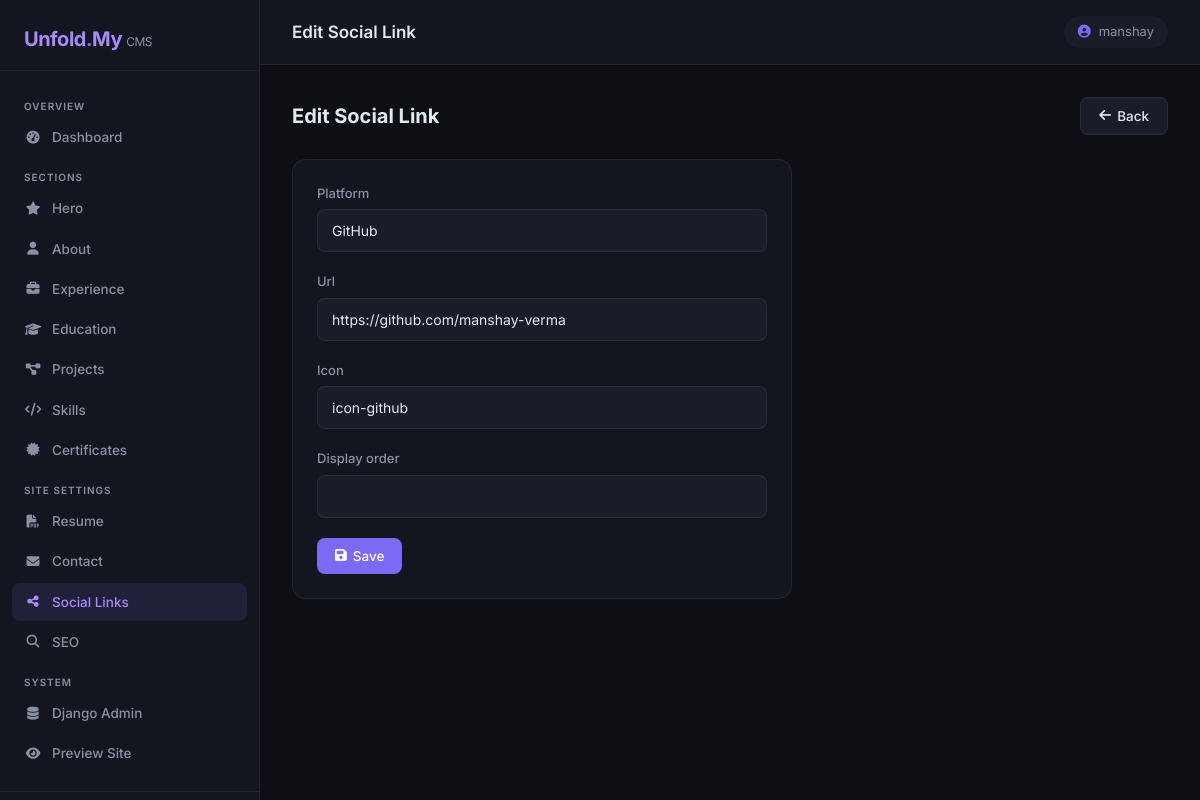
Page /admin-panel/social/1/edit/ (signed in) on the committed database.
### profile_1/models.py (models this page shows, shortened)
class SocialLink(models.Model):
    platform = models.CharField(max_length=100)
    url = models.URLField()
    icon = models.CharField(max_length=100, blank=True, help_text="Icon class name, e.g. icon-twitter")
    display_order = models.PositiveIntegerField(default=0)
    class Meta:
        ordering = ["display_order", "platform"]

### profile_1/admin_panel/views.py (the view)
# urls.py: path("social/<int:pk>/edit/",   views.social_edit,   name="social-edit"),
@staff_required
def social_edit(request, pk):
    obj = get_object_or_404(SocialLink, pk=pk)
    if request.method == "POST":
        form = SocialLinkForm(request.POST, request.FILES, instance=obj)
        if form.is_valid():
            form.save()
            messages.success(request, "Social link updated.")
            return redirect("admin_panel:social")
    else:
        form = SocialLinkForm(instance=obj)
    return render(request, "admin-panel/social_form.html", {"form": form, "action": "Edit"})

### profile_1/admin_panel/forms.py
class SocialLinkForm(forms.ModelForm):
    class Meta:
        model = SocialLink
        fields = ["platform", "url", "icon", "display_order"]

### profile_1/admin_panel/views.py (called while the page is built)
def staff_required(view_func):
    @wraps(view_func)
    def wrapper(request, *args, **kwargs):
        if not (request.user.is_authenticated and request.user.is_staff):
            return redirect("admin_panel:login")
        return view_func(request, *args, **kwargs)
    return wrapper

### profile_1/templates/admin-panel/social_form.html (shortened to what this page needs)
{% extends "admin-panel/base.html" %}
{% block page_title_header %}{{ action }} Social Link{% endblock %}
{% block nav_social %}active{% endblock %}
{% block content %}
<div class="page-header">
  <h2>{{ action }} Social Link</h2>
  <a href="{% url 'admin_panel:social' %}" class="btn-panel btn-secondary-panel"><i class="fa-solid fa-arrow-left"></i> Back</a>
</div>
<div class="panel-card" style="max-width:500px;">
  <form method="post" enctype="multipart/form-data">
    {% include "admin-panel/includes/form_fields.html" with form=form %}
    <button type="submit" class="btn-panel btn-primary-panel"><i class="fa-solid fa-floppy-disk"></i> Save</button>
  </form>
</div>
{% endblock %}

### profile_1/templates/admin-panel/base.html (shortened to what this page needs)
{% load static %}
<!DOCTYPE html>
<html lang="en">
<head>
  <link rel="stylesheet" href="https://cdn.jsdelivr.net/npm/bootstrap@5.3.2/dist/css/bootstrap.min.css">
  <link rel="stylesheet" href="https://cdnjs.cloudflare.com/ajax/libs/font-awesome/6.5.1/css/all.min.css">
</head>
<body>
  <aside class="sidebar">
    <div class="sidebar-brand">Unfold<span>.</span>My <span style="font-size:12px;font-weight:400;color:var(--muted)">CMS</span></div>
    <nav class="sidebar-nav">
      <div class="nav-section-label">Overview</div>
      <a href="{% url 'admin_panel:dashboard' %}" class="sidebar-link {% block nav_dashboard %}{% endblock %}">
        <i class="fa-solid fa-gauge-high"></i> Dashboard
      </a>
      <div class="nav-section-label">Sections</div>
      <a href="{% url 'admin_panel:hero' %}" class="sidebar-link {% block nav_hero %}{% endblock %}">
        <i class="fa-solid fa-star"></i> Hero
      </a>
      <a href="{% url 'admin_panel:about' %}" class="sidebar-link {% block nav_about %}{% endblock %}">
        <i class="fa-solid fa-user"></i> About
      </a>
      <a href="{% url 'admin_panel:experience' %}" class="sidebar-link {% block nav_experience %}{% endblock %}">
        <i class="fa-solid fa-briefcase"></i> Experience
      </a>
      <a href="{% url 'admin_panel:education' %}" class="sidebar-link {% block nav_education %}{% endblock %}">
        <i class="fa-solid fa-graduation-cap"></i> Education
      </a>
      <a href="{% url 'admin_panel:projects' %}" class="sidebar-link {% block nav_projects %}{% endblock %}">
        <i class="fa-solid fa-diagram-project"></i> Projects
      </a>
      <a href="{% url 'admin_panel:skills' %}" class="sidebar-link {% block nav_skills %}{% endblock %}">
        <i class="fa-solid fa-code"></i> Skills
      </a>
      <a href="{% url 'admin_panel:certifications' %}" class="sidebar-link {% block nav_certifications %}{% endblock %}">
        <i class="fa-solid fa-certificate"></i> Certificates
      </a>
      <div class="nav-section-label">Site Settings</div>
      <a href="{% url 'admin_panel:resume' %}" class="sidebar-link {% block nav_resume %}{% endblock %}">
        <i class="fa-solid fa-file-pdf"></i> Resume
      </a>
      <a href="{% url 'admin_panel:contact' %}" class="sidebar-link {% block nav_contact %}{% endblock %}">
        <i class="fa-solid fa-envelope"></i> Contact
      </a>
      <a href="{% url 'admin_panel:social' %}" class="sidebar-link {% block nav_social %}{% endblock %}">
        <i class="fa-solid fa-share-nodes"></i> Social Links
      </a>
      <a href="{% url 'admin_panel:seo' %}" class="sidebar-link {% block nav_seo %}{% endblock %}">
        <i class="fa-solid fa-magnifying-glass"></i> SEO
      </a>
      <div class="nav-section-label">System</div>
      <a href="/admin/" target="_blank" class="sidebar-link">
        <i class="fa-solid fa-database"></i> Django Admin
      </a>
      <a href="/" target="_blank" class="sidebar-link">
        <i class="fa-solid fa-eye"></i> Preview Site
      </a>
    </nav>
    <div class="sidebar-footer">
    </div>
  </aside>
  <div class="main-content">
    <div class="topbar">
      <h1>{% block page_title_header %}Dashboard{% endblock %}</h1>
      <div class="user-chip"><i class="fa-solid fa-circle-user"></i> {{ request.user.username }}</div>
    </div>
    <div class="page-body">
      {% block content %}{% endblock %}
    </div>
  </div>
</body>
</html>

### profile_1/templates/admin-panel/includes/form_fields.html (shortened to what this page needs)
{% for field in form %}
  <div class="form-group-panel">
    <label class="form-label-panel" for="{{ field.id_for_label }}">{{ field.label }}</label>
    {% if field.field.widget.input_type == 'file' %}
      {% if field.value %}
        <div style="margin-bottom:8px;">
          <a href="{{ field.value.url }}" target="_blank" class="btn-panel btn-secondary-panel btn-sm-panel">
            <i class="fa-solid fa-file"></i> Current file
          </a>
        </div>
      {% endif %}
      <input type="file" name="{{ field.html_name }}" id="{{ field.id_for_label }}" class="form-control-panel" style="padding:8px;">
    {% elif field.field.widget.input_type == 'select' %}
      <select name="{{ field.html_name }}" id="{{ field.id_for_label }}" class="form-control-panel">
        {% for choice_val, choice_label in field.field.choices %}
          <option value="{{ choice_val }}" {% if field.value == choice_val %}selected{% endif %}>{{ choice_label }}</option>
        {% endfor %}
      </select>
    {% else %}
      {% if field.field.widget.attrs.rows %}
        <textarea name="{{ field.html_name }}" id="{{ field.id_for_label }}" class="form-control-panel" rows="{{ field.field.widget.attrs.rows }}" placeholder="{{ field.field.widget.attrs.placeholder|default:'' }}">{{ field.value|default:'' }}</textarea>
      {% else %}
        <input type="{{ field.field.widget.input_type }}" name="{{ field.html_name }}" id="{{ field.id_for_label }}" value="{{ field.value|default:'' }}" class="form-control-panel" placeholder="{{ field.field.widget.attrs.placeholder|default:'' }}">
      {% endif %}
    {% endif %}
  </div>
{% endfor %}

### profile_1/templates/admin-panel/base.html (style rules this page uses)
:root { --sidebar-w: 260px; --bg: #0d0f14; --surface: #13161e; --surface2: #1a1d28; --border: rgba(255,255,255,0.07); --accent: #7c6af5; --accent2: #a78bfa; --text: #e2e8f0; --muted: #8892a4; --danger: #f56565; --success: #48bb78; }
*, *::before, *::after { box-sizing: border-box; }
body { margin: 0; font-family: 'Inter', sans-serif; background: var(--bg); color: var(--text); min-height: 100vh; }
.sidebar { position: fixed; top: 0; left: 0; width: var(--sidebar-w); height: 100vh; background: var(--surface); border-right: 1px solid var(--border); display: flex; flex-direction: column; z-index: 100; overflow-y: auto; }
.sidebar-brand { padding: 24px 24px 16px; font-size: 20px; font-weight: 700; letter-spacing: -0.5px; color: var(--accent2); border-bottom: 1px solid var(--border); }
.sidebar-brand span { color: var(--accent); }
.sidebar-nav { flex: 1; padding: 16px 12px; }
.nav-section-label { font-size: 10px; text-transform: uppercase; letter-spacing: 1px; color: var(--muted); padding: 12px 12px 4px; font-weight: 600; }
.sidebar-link { display: flex; align-items: center; gap: 10px; padding: 9px 12px; border-radius: 8px; font-size: 13.5px; font-weight: 500; color: var(--muted); text-decoration: none; margin-bottom: 2px; transition: all .15s ease; }
.sidebar-link:hover, .sidebar-link.active { background: rgba(124,106,245,.12); color: var(--accent2); }
.sidebar-link i { width: 18px; text-align: center; font-size: 13px; }
.sidebar-footer { padding: 16px; border-top: 1px solid var(--border); }
.main-content { margin-left: var(--sidebar-w); min-height: 100vh; display: flex; flex-direction: column; }
.topbar { position: sticky; top: 0; z-index: 50; background: var(--surface); border-bottom: 1px solid var(--border); padding: 16px 32px; display: flex; align-items: center; justify-content: space-between; }
.topbar h1 { font-size: 17px; font-weight: 600; margin: 0; }
.topbar .user-chip { background: var(--surface2); border-radius: 40px; padding: 6px 14px; font-size: 13px; color: var(--muted); display: flex; align-items: center; gap: 8px; }
.topbar .user-chip i { color: var(--accent); }
.page-body { flex: 1; padding: 32px; }
.panel-card { background: var(--surface); border: 1px solid var(--border); border-radius: 14px; padding: 24px; }
.btn-panel { display: inline-flex; align-items: center; gap: 6px; padding: 8px 18px; border-radius: 8px; font-size: 13.5px; font-weight: 500; border: none; cursor: pointer; text-decoration: none; transition: all .15s; }
.btn-primary-panel { background: var(--accent); color: #fff; }
.btn-secondary-panel { background: var(--surface2); color: var(--text); border: 1px solid var(--border); }
.form-label-panel { font-size: 13px; font-weight: 500; color: var(--muted); margin-bottom: 6px; display: block; }
.form-control-panel { width: 100%; background: var(--surface2); border: 1px solid var(--border); border-radius: 8px; padding: 10px 14px; color: var(--text); font-size: 14px; transition: border-color .15s; outline: none; font-family: inherit; }
.form-group-panel { margin-bottom: 20px; }
.page-header { display: flex; align-items: center; justify-content: space-between; margin-bottom: 24px; }
.page-header h2 { font-size: 20px; font-weight: 700; margin: 0; }

### rows in the picture
SocialLink: platform "GitHub" "https://github.com/manshay-verma" "icon-github"

### other values in the picture
{{ action }} "Edit"
{{ request.user.username }} "manshay"
{{ field.label }} "Platform" "Url" "Icon" "Display order"
